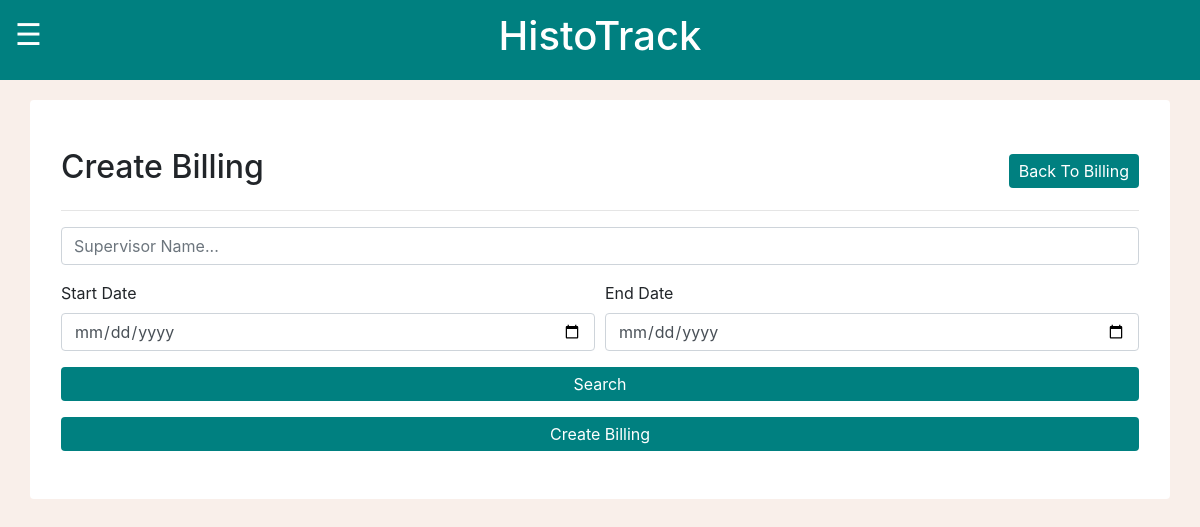
Before: /MCalendar/createBilling/ (signed in) with the older database file.
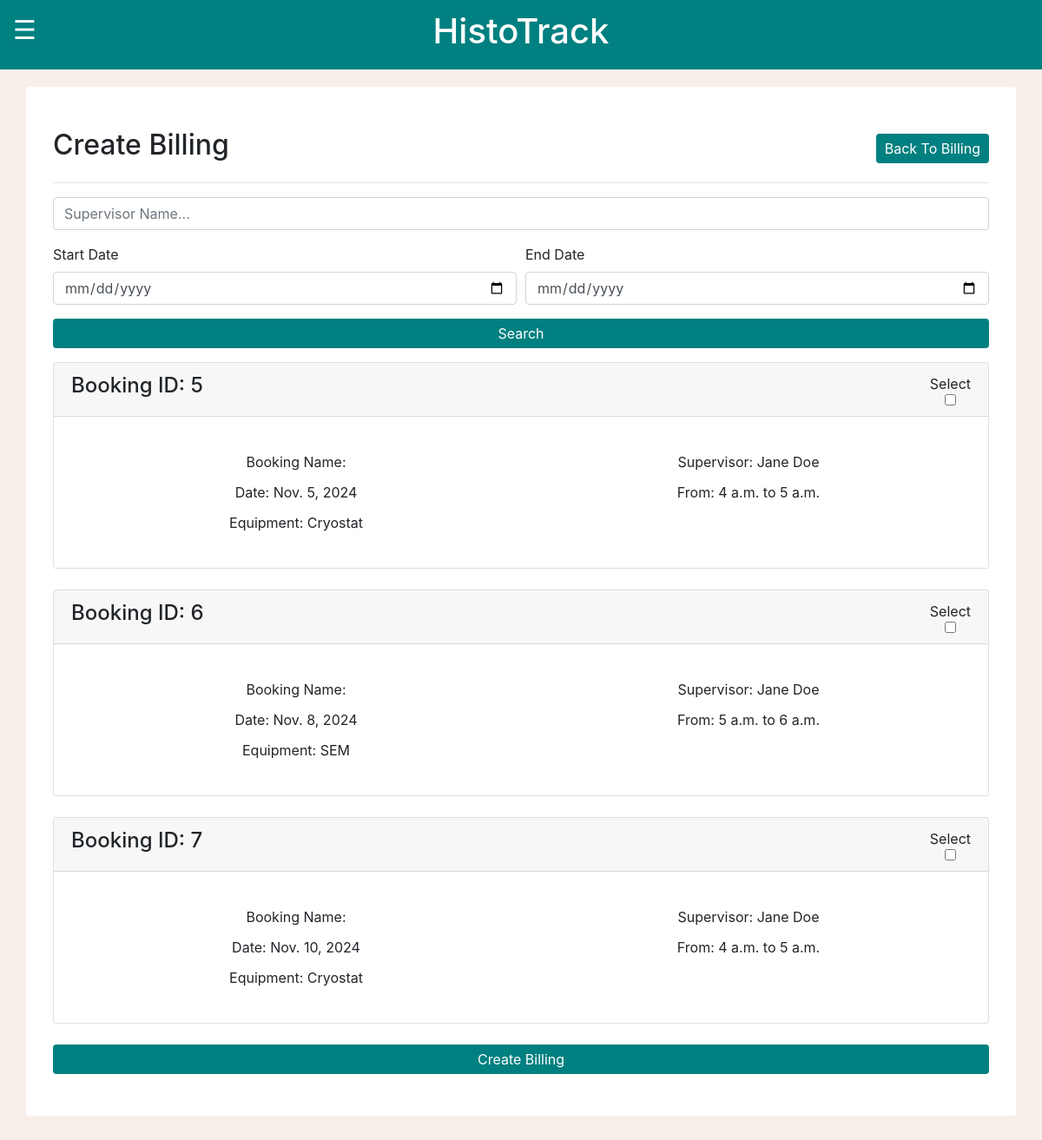
After: the same page with the newer database file.
### MCalendar/models.py (models this page shows, shortened)
class Event(models.Model):
    invoiceRef = models.CharField(max_length=10, default="None")
    bookingName = models.CharField(max_length=80)
    supervisorName = models.CharField(max_length=80)
    email = models.EmailField()
    bookingDate = models.DateField()
    startTime = models.TimeField()
    finishTime = models.TimeField()
    notes = models.TextField(max_length = 1000)
    equipment = models.CharField(max_length=100, default='Not specified')
    totalTime = models.IntegerField(default=0)
    hourlyRate = models.DecimalField(max_digits=10, decimal_places=2, default=0.00)

### MCalendar/views.py (the view, shortened to what this page needs)
# urls.py: path("createBilling/", views.createBilling, name="createBilling"),
@login_required
def createBilling(request):
    if request.user.is_superuser:
        eventList = Event.objects.all()
        equipmentList = Equipment.objects.all()
        equipment = Equipment.objects.all()
        supervisorName = request.GET.get('supervisorName')
        dateMin = request.GET.get('dateMin')
        dateMax = request.GET.get('dateMax')
        if archiveValidQuery(supervisorName):
            eventList = eventList.filter(supervisorName__icontains=supervisorName)
        if archiveValidQuery(dateMin):
            eventList = eventList.filter(bookingDate__gte=dateMin)
        if archiveValidQuery(dateMax):
            eventList = eventList.filter(bookingDate__lte=dateMax)
        context = {
        'eventList': eventList,
        'equipmentList': equipmentList,
        }
        return render(request, 'createBilling.html', context)
    else:
        messages.success(request, "Please log in before entering that page! Admin access only.")
        logout(request)
        return redirect("loginPage")

### MCalendar/views.py (called while the page is built)
def archiveValidQuery(param): # createBilling is using this aswell to sort through filters. Thanks!
    return param != '' and param is not None

### MCalendar/templates/createBilling.html (shortened to what this page needs)
{% load static %}
<!DOCTYPE html>
<html lang="en">
<head>
    <link rel="stylesheet" href="https://cdn.jsdelivr.net/npm/bootstrap@4.6.2/dist/css/bootstrap.min.css">
    <link rel="stylesheet" href="{% static 'global.css' %}">
</head>
<body>
    <div class="container-fluid text-white topbar">
        <div class="row">
            <div class="col-2 container-fluid text-left">
            <span class="sidebarButton" onclick="toggleNav()">&#9776;</span>
            </div>
            <div class="col-8 container-fluid text-center h1">
                <span>HistoTrack</span>
            </div>
            <div class="col-2"></div>
        </div>
    </div>
    <div class="container rounded bg-white mt-5 mb-5">
        <div class="row">
            <div class="col-md-12">
                <div class="p-3 py-5">
                    <div class="d-flex justify-content-between align-items-center mb-3">
                        <h2 class="text-right">Create Billing</h2>
                        <div class="text-center">
                            <a href="{% url 'billings' %}" class="btn btn-sty">Back To Billing</a>
                        </div>
                    </div>
                    <hr>
                    <form method="GET" action=".">
                        <div class="form-row">
                            <div class="form-group col-12">
                                <div class="input-group">
                                    <input class="form-control py-2" type="search" name="supervisorName" placeholder="Supervisor Name..." />
                                </div>
                            </div>
                        </div>
                        <div class="form-row">
                            <div class="form-group col-md-6 col-lg-6">
                                <label for="startDate">Start Date</label>
                                <input type="date" class="form-control" id="startDate" name="dateMin">
                            </div>
                            <div class="form-group col-md-6 col-lg-6">
                                <label for="endDate">End Date</label>
                                <input type="date" class="form-control" id="endDate" name="dateMax">
                            </div>
                        </div>
                        <button type="submit" class="btn btn-block btn-sty mb-3">Search</button>
                    </form>
    <form method="POST">
        {% for event in eventList %}
            {% if event.invoiceRef == "None" %}
                <div class="card">
                    <div class="card-header">
                        <div class="d-flex justify-content-between align-items-center">
                            <h4>Booking ID: {{ event.id }}</h4>
                            <div class="text-center">
                                <span style="cursor:default">Select<span>
                                <input class="btn btn-block" type="checkbox" name="selectEvent" value="{{ event.id }}">
                            </div>
                        </div>
                    </div>
                    <div class="card-body">
                        <p class="card-text">
                            <div class="details">
                                <div class="detailsListItem">Booking Name: {{ event.bookingName }}</div>
                                <div class="detailsListItem">Supervisor: {{ event.supervisorName }}</div>
                                <div class="detailsListItem">Date: {{ event.bookingDate }}</div>
                                <div class="detailsListItem">From: {{ event.startTime }} to {{ event.finishTime }}</div>
                                <div class="detailsListItem">Equipment: {{ event.equipment }}</div>
                            </div>
                        </p>
                    </div>
                </div>
                <br>
                {% endif %}
            {% endfor %}
                        <input class="btn btn-sty btn-block" type="submit" value="Create Billing">
                    </form>
                </div>
            </div>
        </div>
    </div>
</body>
</html>

Changed rows visible on the page:
added Event: id "5", supervisorName "Jane Doe", bookingDate "Nov. 5, 2024", startTime "4 a.m.", finishTime "5 a.m.", equipment "Cryostat"
added Event: id "6", supervisorName "Jane Doe", bookingDate "Nov. 8, 2024", startTime "5 a.m.", finishTime "6 a.m.", equipment "SEM"
added Event: id "7", supervisorName "Jane Doe", bookingDate "Nov. 10, 2024", startTime "4 a.m.", finishTime "5 a.m.", equipment "Cryostat"
